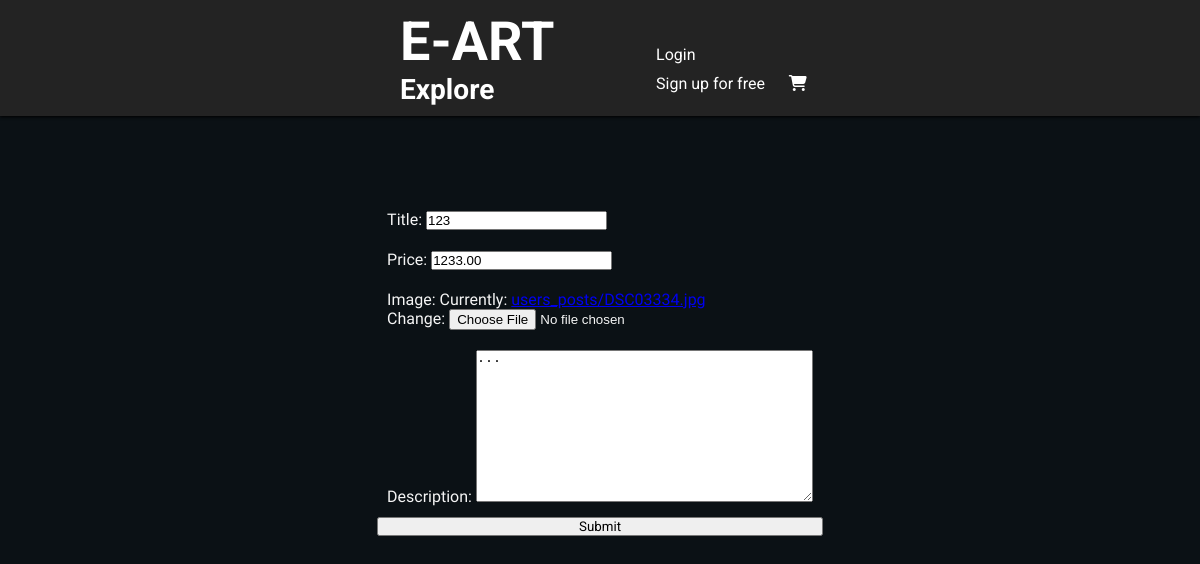
/9/modify/, run on an earlier commit of the app's database.
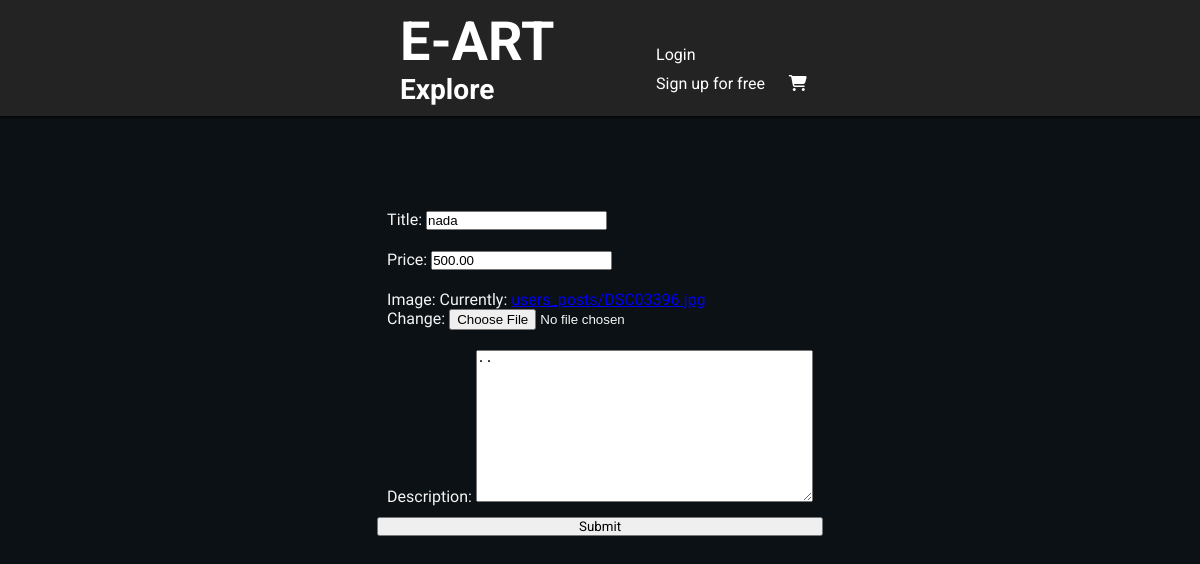
And on a later commit of the database.
### post/models.py (models this page shows, shortened)
class Post(models.Model):
    user = models.ForeignKey(AuthUser, on_delete=models.CASCADE)
    title = models.CharField(max_length=100)
    price = models.DecimalField(max_digits=19, decimal_places=2)
    image = models.ImageField(default=None, upload_to='users_posts')
    description = models.TextField(max_length=1000)
    date_publication = models.DateTimeField(auto_now_add=True)
    exif = ExifField(
        source='image',
    )

### post/views.py (the view)
# urls.py: path('<id>/modify/', modify_post, name='post-modify'),
def modify_post(request, id):
    obj = get_object_or_404(Post, id=id)
    form = PostForm(instance=obj)
    if request.method == 'POST':
        form = PostForm(request.POST, instance=obj)
        if form.is_valid():
            form.save()
            return HttpResponseRedirect('/')
    context = {'form': form}
    return render(request, 'post/modify_post.html', context)

### post/forms.py
class PostForm(forms.ModelForm):
    class Meta:
        model = Post
        fields = ['title', 'price', 'image', 'description', ]

### post/templates/post/modify_post.html (shortened to what this page needs)
{% extends 'users/base.html' %}
{% block content %}
<form method="POST" enctype="multipart/form-data" >
                <div class="container-fluid">
                    <div class="container-sm">
                      <div class="mb-3">
                      </div>
                      <div class="mb-3">
                            {{form.as_p}}
                                         <button type="submit" class="btn btn-primary">Submit</button>
                    </div>
                </div>
            </form>
 {% endblock %}

### users/templates/users/base.html (shortened to what this page needs)
<!DOCTYPE html>
{% load static %}
<html lang="en">
<head>
    <link rel="stylesheet" type="text/css" href="{% static 'css/style.css' %}"/>
</head>
<body>
{% include 'users/nav.html' %}
<div class="page-container">
{% block content %}{% endblock %}
</div>
</body>
</html>

### users/templates/users/nav.html
<nav>
    <ul id="nav-title">
        <li><h1 ><a href="/" id="nav-title">E-ART</a></h1></li>
        <li><h3 ><a href="{% url 'post:explore' %}" >Explore</a></h3></li>
    </ul>
    <ul id="nav-user">
        {% if user.is_authenticated %}
        <li><a href="{% url 'users:users-profile' %}">Profile</a></li>
        <li><a href="{% url 'post:user-post' %}" >Post</a></li>
        <li><a href="{% url 'post:user-file' %}" >View posts</a></li>
        <li><a href="{% url 'logout' %}">Log out</a></li>
        <li><a href="{% url 'users:users-profile' %}" id="user"><img src="{{user.profile.avatar.url}}" class="avatar" width="30px">
        </a></li>
        {% else %}
        <li><a href="{% url 'login' %}" class="nav-item ">
            Login
          </a></li>
          <li><a href="{% url 'users:users-register' %}" class="nav-item nav-link">
            Sign up for free
          </a></li>
          {% endif %}
          <li><a href="{% url 'cart:cart-summary' %}" id="shopping"><i class="fa-solid fa-cart-shopping"></i></a></li>
    </ul>
</nav>

### static/css/style.css (style rules this page uses)
h3 { text-align: justify; }
.mb-3 { padding-top:50px; }
body { background-color:#0b1115; font-family: 'Carrois Gothic', sans-serif; }
p { color: rgb(245, 245, 245); }
h1 { text-align:center; }
.btn { width:100%; margin:auto; font-family: 'Roboto', sans-serif; }
h1 { font-family: 'Roboto', sans-serif; }
nav { display: flex; align-items: baseline; padding: 10px 375px; background-color: #232323; box-shadow: 0 1px 3px rgb(0, 0, 0); position: fixed; top: 0; width: 100%; z-index: 1; }
nav li { display: inline-block; list-style: none; padding: 0 20px; }
#nav-title { margin-right: auto; font-size: 1.5em; }
* { margin: 0; padding: 0; box-sizing: border-box; }
nav a { width:min-content; height:40px; padding:5px; text-decoration: none; font-family: 'Roboto', sans-serif; color:white; text-align:center; white-space: nowrap; transition: all 0.3s ease 0s; }
nav a:not(#user, #nav-title):hover { background-color:#3d3d3d; border-radius:55px ; color:white; }
#nav-user li { padding: 5px; }
.page-container { display:flex; width:70%; margin:auto; margin-top:100px; border-top:none; background-color: #0B1115; }
form { margin: auto; }
form p { padding: 10px; }

What changed in the data, as far as the page shows it:
changed Post: title "123" → "nada"; price "1233.00" → "500.00"; description "..." → ".."
Also different on the page:
text no longer shown: "Title: Price: Image: Currently: users_posts/DSC03334.jpg Change: Description:"
text now shown: "Title: Price: Image: Currently: users_posts/DSC03396.jpg Change: Description:"
